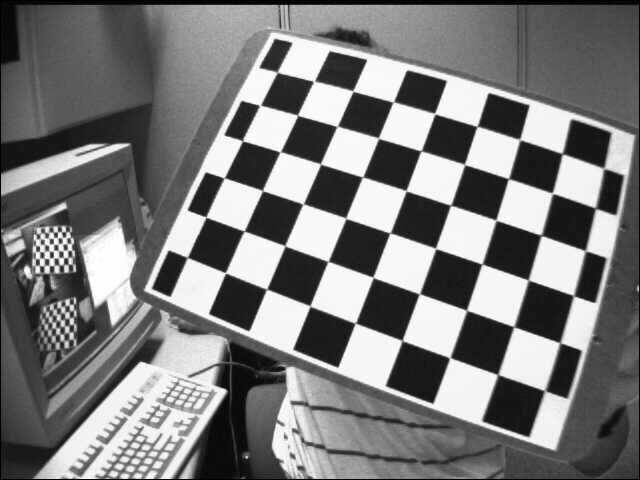
#> input picture p2/media/left03.jpg, 640 x 480 px; its folder holds 5 pictures in this run
$ python cal.py
#> lines starting #> are read from the running program, lines starting #| are printed output that depends on the picture; after the words box and inside, x2 and y2 are one past the last pixel; in counts of white or black regions, pixels touching at a corner belong together
import numpy as np
import cv2
import glob

# termination criteria
# cv2.TERM_CRITERIA_EPS->stop the algorithm iteration if specified accuracy, epsilon, is reached
# cv2.TERM_CRITERIA_MAX_ITER - stop the algorithm after the specified number of iterations
# cv2.TERM_CRITERIA_EPS + cv2.TERM_CRITERIA_MAX_ITER -> any of above criterias
# 30 = maxIter
# 0.001 = epsilon
criteria = (cv2.TERM_CRITERIA_EPS + cv2.TERM_CRITERIA_MAX_ITER, 30, 0.001)


# prepare object points, like (0,0,0), (1,0,0), (2,0,0) ....,(6,5,0)
# 42 points of 3 coords
objp = np.zeros((6*7, 3), np.float32)
objp[:, :2] = np.mgrid[0:7, 0:6].T.reshape(-1, 2)

# Arrays to store object points and image points from all the images.
objpoints = []  # 3d point in real world space
imgpoints = []  # 2d points in image plane.

images = glob.glob('./media/l*.jpg')

for fname in images:
    img = cv2.imread(fname)
#> img is the input picture: shape (480, 640, 3); min 0, max 255, mean 122.9
    gray = cv2.cvtColor(img, cv2.COLOR_BGR2GRAY)

    # Find the chess board corners
    ret, corners = cv2.findChessboardCorners(gray, (7, 6), None)
#> ret = True; corners = 42 rows, first 8: [496.9, 373.9], [449, 358.7], [402.3, 339.6], [354.4, 323.5], [309.4, 305.4], [267.7, 289.2], [225.3, 272.5], [513, 326.7]

    # If found, add object points, image points (after refining them)
    if ret == True:
        objpoints.append(objp)
        # print(objp)
        corners2 = cv2.cornerSubPix(
            gray, corners, (11, 11), (-1, -1), criteria)
#> corners2 = 42 rows, first 8: [497.8, 374.6], [449.9, 357.7], [402.1, 340.5], [355.3, 323.2], [310, 306], [266.6, 289.1], [225.4, 272.8], [513.8, 326.7]
        print(corners2)
#> (printed output is left out)
        imgpoints.append(corners2)
        # Draw and display the corners
        img = cv2.drawChessboardCorners(img, (7, 6), corners2, ret)
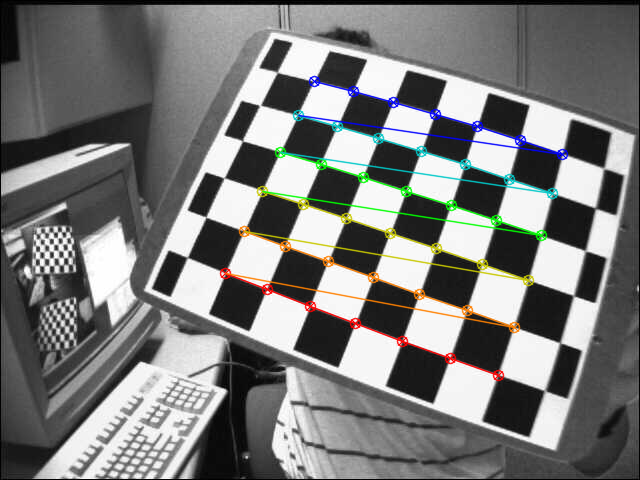
#> img: shape (480, 640, 3); 3.99% of pixels changed, all inside (x1, y1, x2, y2) = (219, 75, 569, 382)
        cv2.imshow('img', img)
        cv2.waitKey(500)
#> pass 2 of the loop `for fname in images:`:
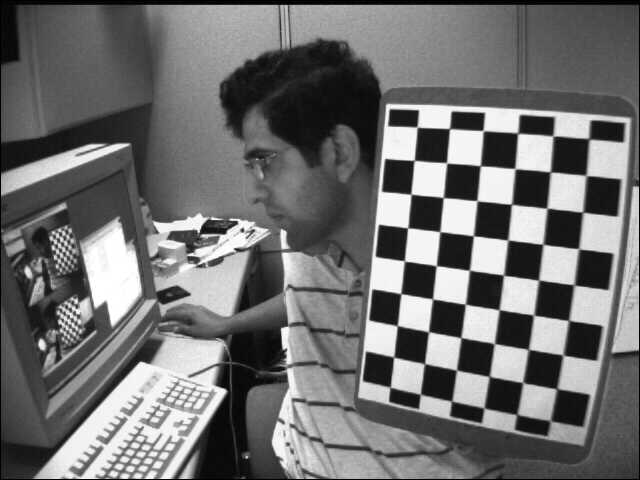
#> input picture p2/media/left06.jpg, 640 x 480 px
#> img is the input picture: shape (480, 640, 3); min 0, max 255, mean 111.6
#> corners = 42 rows, first 8: [393.4, 357.4], [397.1, 325.6], [400.9, 293.6], [404.5, 261], [407.6, 227.9], [411.1, 194.4], [414.3, 160.3], [425.3, 364.2]
#> corners2 = 42 rows, first 8: [393.7, 357], [397.3, 325.6], [400.8, 293.6], [404.4, 261], [407.7, 227.8], [410.9, 194.2], [414.1, 160.4], [424.5, 363.6]
#> (printed output is left out)
#> `img = cv2.drawChessboardCorners(img, (7, 6), corners2, ret)`:
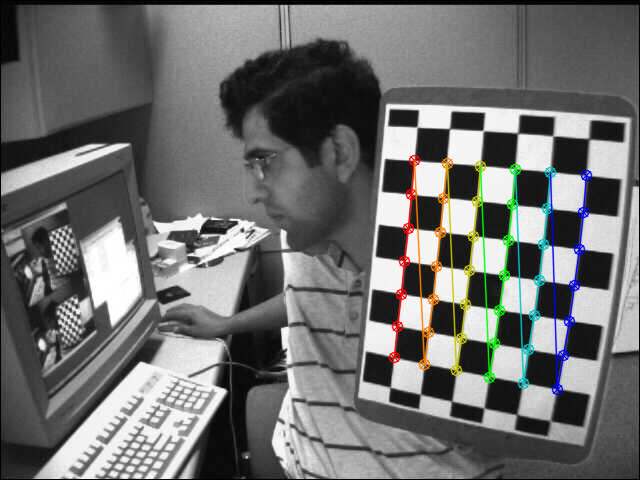
#> img: shape (480, 640, 3); 3.3% of pixels changed, all inside (x1, y1, x2, y2) = (388, 154, 593, 396)

ret, mtx, dist, rvecs, tvecs = cv2.calibrateCamera(objpoints, imgpoints, gray.shape[::-1],None,None)
img = cv2.imread('./media/left12.jpg')
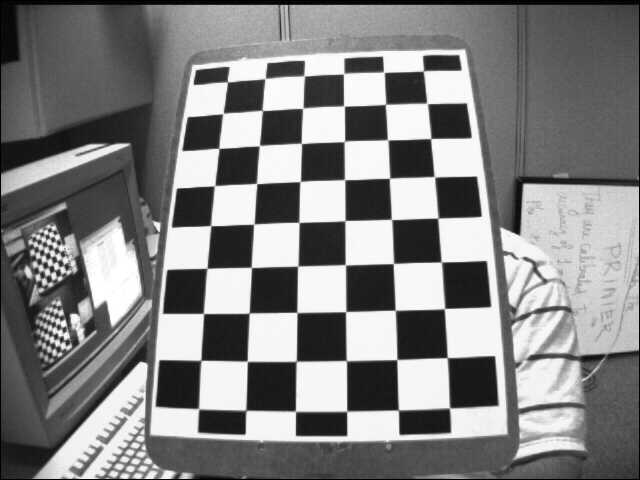
#> input picture p2/media/left12.jpg, 640 x 480 px
#> img is the input picture: shape (480, 640, 3); min 0, max 255, mean 129.5
h,  w = img.shape[:2]
#> h = 480; w = 640
newcameramtx, roi = cv2.getOptimalNewCameraMatrix(mtx,dist,(w,h),1,(w,h))

#undistort
dst = cv2.undistort(img, mtx, dist, None, newcameramtx)
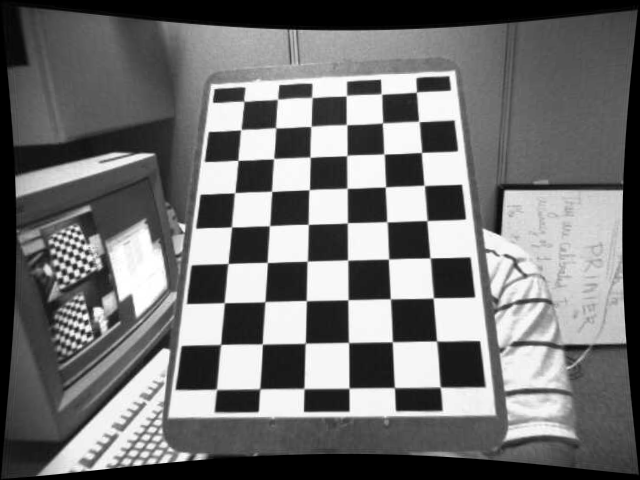
#> dst: shape (480, 640, 3); min 0, max 255, mean 114.1

# crop the image
x,y,w,h = roi
dst = dst[y:y+h, x:x+w]
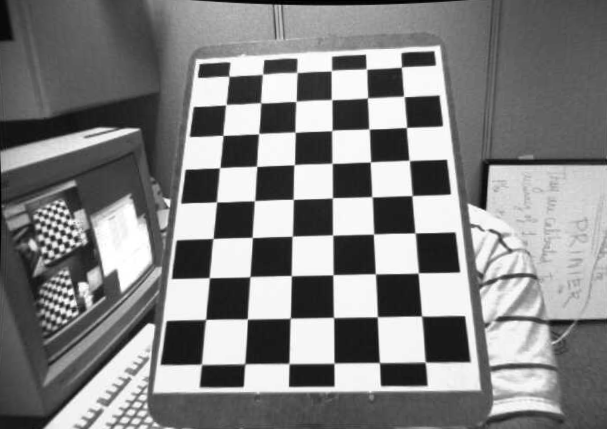
#> dst: shape (429, 607, 3); min 0, max 255, mean 130.3


while(1):
    cv2.imshow('original', img)
    cv2.imshow('undistort', dst)
    k = cv2.waitKey(33)
#> (key Esc is pressed here)
    if k==27:    # Esc key to stop
        break

cv2.destroyAllWindows()
